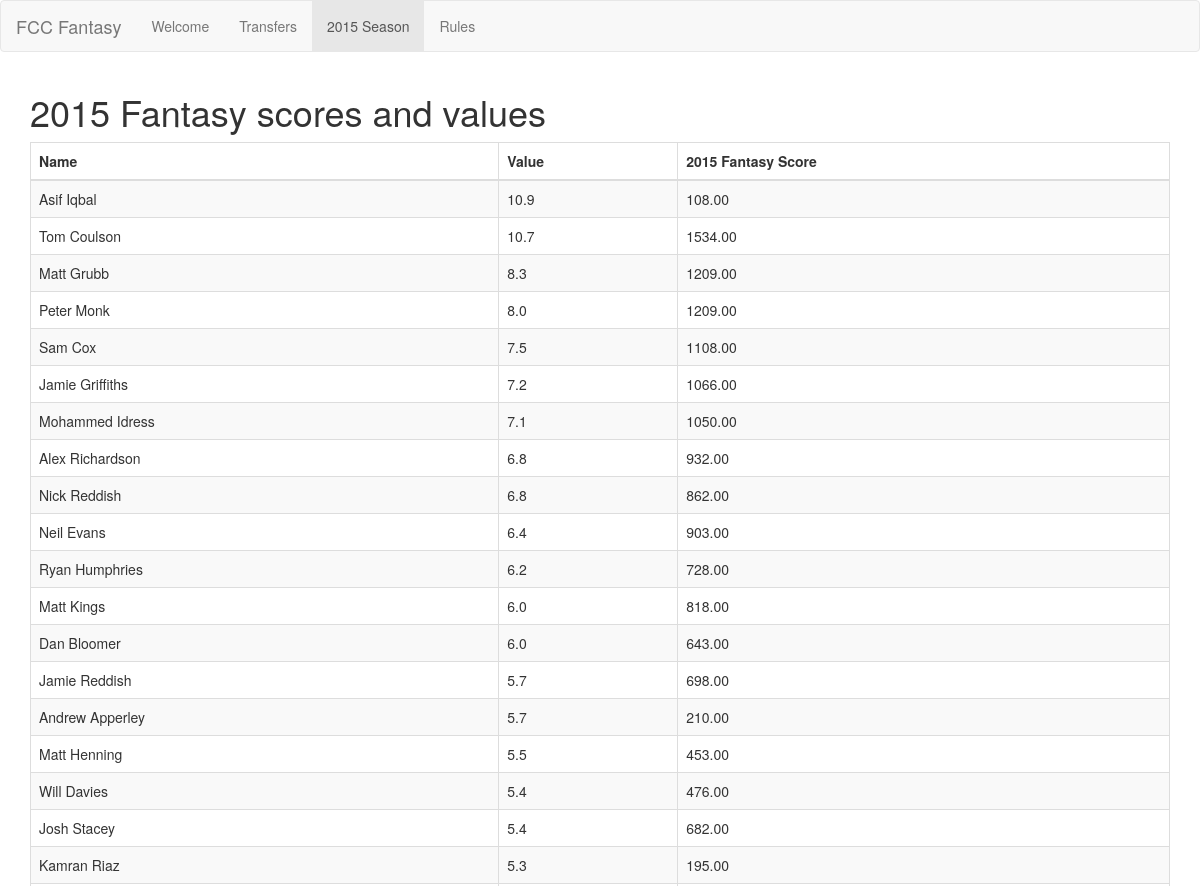
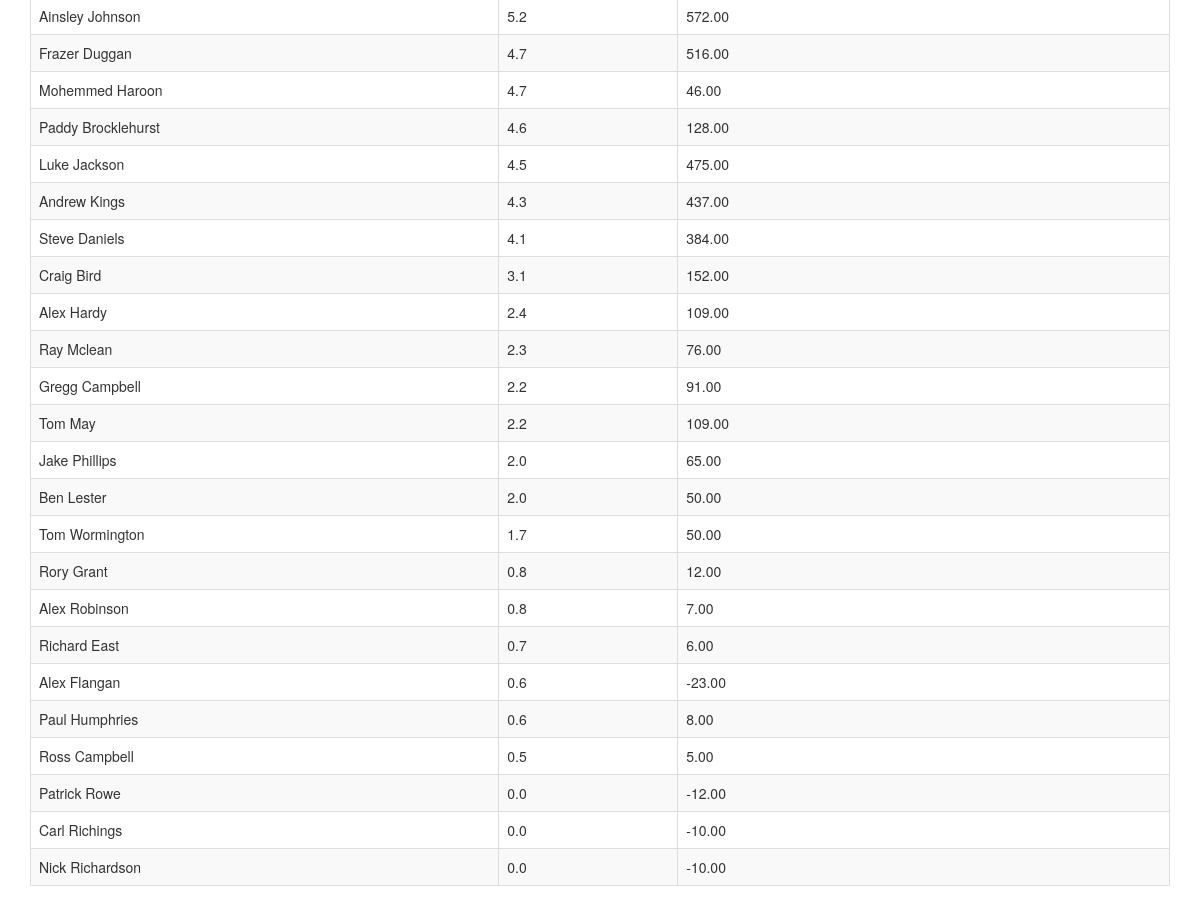
Page /2015.php (signed in) on the committed database (2 pictures, top to bottom).
### tables this page shows
CREATE TABLE `fcc_players` (
  `ID` int(11) NOT NULL,
  `Name` varchar(255) NOT NULL,
  `Value` decimal(10,1) NOT NULL,
  `2015_Score` decimal(10,2) NOT NULL,
  `Score` decimal(10,0) NOT NULL DEFAULT '0'
);

### 2015.php (the view, shortened to what this page needs)
<?php require('includes/config.php');
require('layout/header.php');
?>
<nav class="navbar navbar-default">
  <div class="container-fluid">
    <div class="navbar-header">
      <a class="navbar-brand" href="#">FCC Fantasy</a>
    </div>
    <div>
      <ul class="nav navbar-nav">
  	<li><a href="memberpage.php">Welcome</a></li>
    <li><a href="transfer.php">Transfers</a></li>
    <li class="active"><a href="2015.php">2015 Season</a></li>
    <li><a href="rules.php">Rules</a></li>
      </ul>
    </div>
  </div>
</nav>
  <?php
$sql = $db->prepare("SELECT 2015_score, Name, Value FROM fcc_players");
    if($sql->execute()) {
       $sql->setFetchMode(PDO::FETCH_ASSOC);
   }
?>
 <div class="container"id="content">
 	<h1> 2015 Fantasy scores and values</h1>
    <table class="table table-bordered table-striped">
    	 <thead>
      <tr>
        <th>Name</th>
        <th>Value</th>
        <th>2015 Fantasy Score</th>
      </tr>
    </thead>
      <?php while($row = $sql->fetch()) { ?>
      <tr>
        <td><?php echo $row['Name']; ?></td>
        <td><?php echo $row['Value']; ?></td>
        <td><?php echo $row['2015_score']; ?></td>
      </tr>
      <?php } ?>
    </table>
   </div>
</body>
</html>
<?php
require('layout/footer.php');
?>

### layout/header.php (shortened to what this page needs)
<!DOCTYPE html>
<html lang="en">
<head>
    <link rel="stylesheet" href="style/main.css">
    <link rel="stylesheet" href="bootstrap/css/bootstrap.css">
</head>
<body>

### style/main.css (style rules this page uses)
a { color: #EF1F2F; text-decoration: none; }

### rows in the picture
fcc_players: Name "Asif Iqbal", Value "10.9", 2015_Score "108.00"
fcc_players: Name "Tom Coulson", Value "10.7", 2015_Score "1534.00"
fcc_players: Name "Matt Grubb", Value "8.3", 2015_Score "1209.00"
fcc_players: Name "Peter Monk", Value "8.0", 2015_Score "1209.00"
fcc_players: Name "Sam Cox", Value "7.5", 2015_Score "1108.00"
fcc_players: Name "Jamie Griffiths", Value "7.2", 2015_Score "1066.00"
fcc_players: Name "Mohammed Idress", Value "7.1", 2015_Score "1050.00"
fcc_players: Name "Alex Richardson", Value "6.8", 2015_Score "932.00"
fcc_players: Name "Nick Reddish", Value "6.8", 2015_Score "862.00"
fcc_players: Name "Neil Evans", Value "6.4", 2015_Score "903.00"
fcc_players: Name "Ryan Humphries", Value "6.2", 2015_Score "728.00"
fcc_players: Name "Matt Kings", Value "6.0", 2015_Score "818.00"
fcc_players: Name "Dan Bloomer", Value "6.0", 2015_Score "643.00"
fcc_players: Name "Jamie Reddish", Value "5.7", 2015_Score "698.00"
fcc_players: Name "Andrew Apperley", Value "5.7", 2015_Score "210.00"
fcc_players: Name "Matt Henning", Value "5.5", 2015_Score "453.00"
fcc_players: Name "Will Davies", Value "5.4", 2015_Score "476.00"
fcc_players: Name "Josh Stacey", Value "5.4", 2015_Score "682.00"
fcc_players: Name "Kamran Riaz", Value "5.3", 2015_Score "195.00"
fcc_players: Name "Ainsley Johnson", Value "5.2", 2015_Score "572.00"
fcc_players: Name "Frazer Duggan", Value "4.7", 2015_Score "516.00"
fcc_players: Name "Mohemmed Haroon", Value "4.7", 2015_Score "46.00"
fcc_players: Name "Paddy Brocklehurst", Value "4.6", 2015_Score "128.00"
fcc_players: Name "Luke Jackson", Value "4.5", 2015_Score "475.00"
fcc_players: Name "Andrew Kings", Value "4.3", 2015_Score "437.00"
fcc_players: Name "Steve Daniels", Value "4.1", 2015_Score "384.00"
fcc_players: Name "Craig Bird", Value "3.1", 2015_Score "152.00"
fcc_players: Name "Alex Hardy", Value "2.4", 2015_Score "109.00"
fcc_players: Name "Ray Mclean", Value "2.3", 2015_Score "76.00"
fcc_players: Name "Gregg Campbell", Value "2.2", 2015_Score "91.00"
fcc_players: Name "Tom May", Value "2.2", 2015_Score "109.00"
fcc_players: Name "Jake Phillips", Value "2.0", 2015_Score "65.00"
fcc_players: Name "Ben Lester", Value "2.0", 2015_Score "50.00"
fcc_players: Name "Tom Wormington", Value "1.7", 2015_Score "50.00"
fcc_players: Name "Rory Grant", Value "0.8", 2015_Score "12.00"
fcc_players: Name "Alex Robinson", Value "0.8", 2015_Score "7.00"
fcc_players: Name "Richard East", Value "0.7", 2015_Score "6.00"
fcc_players: Name "Alex Flangan", Value "0.6", 2015_Score "-23.00"
fcc_players: Name "Paul Humphries", Value "0.6", 2015_Score "8.00"
fcc_players: Name "Ross Campbell", Value "0.5", 2015_Score "5.00"
fcc_players: Name "Patrick Rowe", Value "0.0", 2015_Score "-12.00"
fcc_players: Name "Carl Richings", Value "0.0", 2015_Score "-10.00"
fcc_players: Name "Nick Richardson", Value "0.0", 2015_Score "-10.00"
